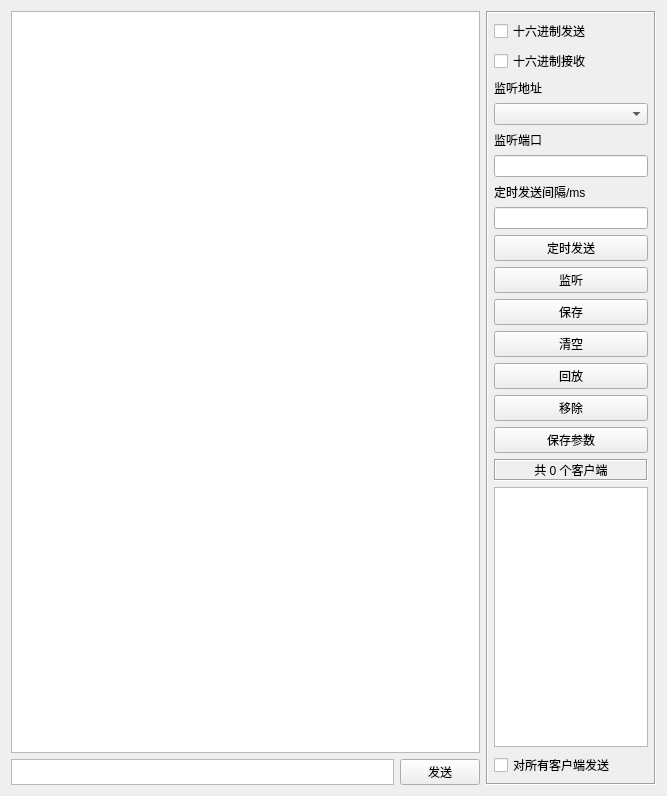
<?xml version="1.0" encoding="UTF-8"?>
<ui version="4.0">
 <class>TcpServer</class>
 <widget class="QWidget" name="TcpServer">
  <property name="geometry">
   <rect>
    <x>0</x>
    <y>0</y>
    <width>667</width>
    <height>796</height>
   </rect>
  </property>
  <property name="sizePolicy">
   <sizepolicy hsizetype="Fixed" vsizetype="Fixed">
    <horstretch>0</horstretch>
    <verstretch>0</verstretch>
   </sizepolicy>
  </property>
  <property name="windowTitle">
   <string>Form</string>
  </property>
  <layout class="QGridLayout" name="gridLayout">
   <item row="0" column="2" rowspan="2">
    <widget class="QFrame" name="frame">
     <property name="sizePolicy">
      <sizepolicy hsizetype="Ignored" vsizetype="Ignored">
       <horstretch>0</horstretch>
       <verstretch>0</verstretch>
      </sizepolicy>
     </property>
     <property name="minimumSize">
      <size>
       <width>100</width>
       <height>0</height>
      </size>
     </property>
     <property name="maximumSize">
      <size>
       <width>170</width>
       <height>16777215</height>
      </size>
     </property>
     <property name="frameShape">
      <enum>QFrame::Box</enum>
     </property>
     <property name="frameShadow">
      <enum>QFrame::Sunken</enum>
     </property>
     <property name="lineWidth">
      <number>1</number>
     </property>
     <layout class="QVBoxLayout" name="verticalLayout_4">
      <property name="leftMargin">
       <number>6</number>
      </property>
      <property name="topMargin">
       <number>6</number>
      </property>
      <property name="rightMargin">
       <number>6</number>
      </property>
      <property name="bottomMargin">
       <number>6</number>
      </property>
      <item>
       <widget class="QCheckBox" name="ckhexsend">
        <property name="text">
         <string>十六进制发送</string>
        </property>
       </widget>
      </item>
      <item>
       <widget class="QCheckBox" name="ckhexread">
        <property name="text">
         <string>十六进制接收</string>
        </property>
       </widget>
      </item>
      <item>
       <widget class="QLabel" name="labListenIP_2">
        <property name="text">
         <string>监听地址</string>
        </property>
       </widget>
      </item>
      <item>
       <widget class="QComboBox" name="cboxaddr"/>
      </item>
      <item>
       <widget class="QLabel" name="labListenPort_2">
        <property name="text">
         <string>监听端口</string>
        </property>
       </widget>
      </item>
      <item>
       <widget class="QLineEdit" name="port"/>
      </item>
      <item>
       <widget class="QLabel" name="label">
        <property name="text">
         <string>定时发送间隔/ms</string>
        </property>
       </widget>
      </item>
      <item>
       <widget class="QLineEdit" name="intervaltxt"/>
      </item>
      <item>
       <widget class="QPushButton" name="autobtn">
        <property name="sizePolicy">
         <sizepolicy hsizetype="Minimum" vsizetype="Fixed">
          <horstretch>0</horstretch>
          <verstretch>0</verstretch>
         </sizepolicy>
        </property>
        <property name="text">
         <string>定时发送</string>
        </property>
       </widget>
      </item>
      <item>
       <widget class="QPushButton" name="listenbtn">
        <property name="sizePolicy">
         <sizepolicy hsizetype="Minimum" vsizetype="Fixed">
          <horstretch>0</horstretch>
          <verstretch>0</verstretch>
         </sizepolicy>
        </property>
        <property name="text">
         <string>监听</string>
        </property>
        <property name="checkable">
         <bool>false</bool>
        </property>
       </widget>
      </item>
      <item>
       <widget class="QPushButton" name="btnSave">
        <property name="sizePolicy">
         <sizepolicy hsizetype="Minimum" vsizetype="Fixed">
          <horstretch>0</horstretch>
          <verstretch>0</verstretch>
         </sizepolicy>
        </property>
        <property name="text">
         <string>保存</string>
        </property>
        <property name="iconSize">
         <size>
          <width>20</width>
          <height>0</height>
         </size>
        </property>
       </widget>
      </item>
      <item>
       <widget class="QPushButton" name="btnClear">
        <property name="sizePolicy">
         <sizepolicy hsizetype="Minimum" vsizetype="Fixed">
          <horstretch>0</horstretch>
          <verstretch>0</verstretch>
         </sizepolicy>
        </property>
        <property name="text">
         <string>清空</string>
        </property>
       </widget>
      </item>
      <item>
       <widget class="QPushButton" name="replaybtn">
        <property name="sizePolicy">
         <sizepolicy hsizetype="Minimum" vsizetype="Fixed">
          <horstretch>0</horstretch>
          <verstretch>0</verstretch>
         </sizepolicy>
        </property>
        <property name="text">
         <string>回放</string>
        </property>
       </widget>
      </item>
      <item>
       <widget class="QPushButton" name="btnRemove">
        <property name="sizePolicy">
         <sizepolicy hsizetype="Minimum" vsizetype="Fixed">
          <horstretch>0</horstretch>
          <verstretch>0</verstretch>
         </sizepolicy>
        </property>
        <property name="text">
         <string>移除</string>
        </property>
        <property name="iconSize">
         <size>
          <width>20</width>
          <height>0</height>
         </size>
        </property>
        <property name="checkable">
         <bool>false</bool>
        </property>
        <property name="flat">
         <bool>false</bool>
        </property>
       </widget>
      </item>
      <item>
       <widget class="QPushButton" name="saveconfigbtn">
        <property name="sizePolicy">
         <sizepolicy hsizetype="Minimum" vsizetype="Fixed">
          <horstretch>0</horstretch>
          <verstretch>0</verstretch>
         </sizepolicy>
        </property>
        <property name="text">
         <string>保存参数</string>
        </property>
        <property name="iconSize">
         <size>
          <width>20</width>
          <height>0</height>
         </size>
        </property>
       </widget>
      </item>
      <item>
       <widget class="QLabel" name="labCount">
        <property name="sizePolicy">
         <sizepolicy hsizetype="Preferred" vsizetype="Preferred">
          <horstretch>0</horstretch>
          <verstretch>0</verstretch>
         </sizepolicy>
        </property>
        <property name="minimumSize">
         <size>
          <width>0</width>
          <height>0</height>
         </size>
        </property>
        <property name="frameShape">
         <enum>QFrame::Box</enum>
        </property>
        <property name="frameShadow">
         <enum>QFrame::Sunken</enum>
        </property>
        <property name="text">
         <string>共 0 个客户端</string>
        </property>
        <property name="alignment">
         <set>Qt::AlignCenter</set>
        </property>
       </widget>
      </item>
      <item>
       <widget class="QListWidget" name="listWidget">
        <property name="sizePolicy">
         <sizepolicy hsizetype="Expanding" vsizetype="Expanding">
          <horstretch>0</horstretch>
          <verstretch>0</verstretch>
         </sizepolicy>
        </property>
        <property name="lineWidth">
         <number>1</number>
        </property>
       </widget>
      </item>
      <item>
       <widget class="QCheckBox" name="ckSelectAll">
        <property name="text">
         <string>对所有客户端发送</string>
        </property>
       </widget>
      </item>
     </layout>
    </widget>
   </item>
   <item row="1" column="0">
    <widget class="QTextEdit" name="textEdit">
     <property name="sizePolicy">
      <sizepolicy hsizetype="Expanding" vsizetype="Ignored">
       <horstretch>0</horstretch>
       <verstretch>1</verstretch>
      </sizepolicy>
     </property>
    </widget>
   </item>
   <item row="1" column="1">
    <widget class="QPushButton" name="btnSend">
     <property name="minimumSize">
      <size>
       <width>80</width>
       <height>0</height>
      </size>
     </property>
     <property name="maximumSize">
      <size>
       <width>80</width>
       <height>16777215</height>
      </size>
     </property>
     <property name="text">
      <string>发送</string>
     </property>
    </widget>
   </item>
   <item row="0" column="0" colspan="2">
    <widget class="QTextEdit" name="txtMain">
     <property name="sizePolicy">
      <sizepolicy hsizetype="Expanding" vsizetype="Ignored">
       <horstretch>0</horstretch>
       <verstretch>1</verstretch>
      </sizepolicy>
     </property>
     <property name="styleSheet">
      <string notr="true"/>
     </property>
     <property name="readOnly">
      <bool>true</bool>
     </property>
    </widget>
   </item>
  </layout>
 </widget>
 <resources/>
 <connections/>
</ui>
